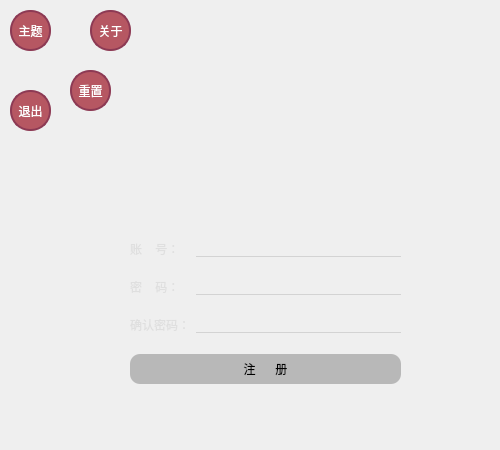
<?xml version="1.0" encoding="UTF-8"?>
<ui version="4.0">
 <class>Form</class>
 <widget class="QWidget" name="Form">
  <property name="geometry">
   <rect>
    <x>0</x>
    <y>0</y>
    <width>500</width>
    <height>450</height>
   </rect>
  </property>
  <property name="minimumSize">
   <size>
    <width>500</width>
    <height>450</height>
   </size>
  </property>
  <property name="maximumSize">
   <size>
    <width>500</width>
    <height>450</height>
   </size>
  </property>
  <property name="windowTitle">
   <string>Form</string>
  </property>
  <property name="styleSheet">
   <string notr="true">QWidget#Form{
	border-image:url(:/register/images/register_background.jpg);
}</string>
  </property>
  <widget class="QPushButton" name="main_menue_btn">
   <property name="geometry">
    <rect>
     <x>10</x>
     <y>10</y>
     <width>41</width>
     <height>41</height>
    </rect>
   </property>
   <property name="styleSheet">
    <string notr="true">QPushButton{
	border-radius: 20px;
	background-color: rgb(182, 87, 98);
	border: 2px solid rgb(141, 58, 84);
	color: white
}
QPushButton:hover{
	border: 4px solid rgb(255, 214, 173);
}
QPushButton:checked{
	background-color:rgb(255, 214, 173);
}</string>
   </property>
   <property name="text">
    <string>主题</string>
   </property>
   <property name="checkable">
    <bool>true</bool>
   </property>
  </widget>
  <widget class="QPushButton" name="exit_menue_btn">
   <property name="geometry">
    <rect>
     <x>10</x>
     <y>90</y>
     <width>41</width>
     <height>41</height>
    </rect>
   </property>
   <property name="styleSheet">
    <string notr="true">QPushButton{
	border-radius: 20px;
	background-color: rgb(182, 87, 98);
	border: 2px solid rgb(141, 58, 84);
	color: white
}
QPushButton:hover{
	border: 4px solid rgb(255, 214, 173);
}
QPushButton:checked{
	background-color:rgb(255, 214, 173);
}</string>
   </property>
   <property name="text">
    <string>退出</string>
   </property>
   <property name="checkable">
    <bool>false</bool>
   </property>
  </widget>
  <widget class="QPushButton" name="reset_menue_btn">
   <property name="geometry">
    <rect>
     <x>70</x>
     <y>70</y>
     <width>41</width>
     <height>41</height>
    </rect>
   </property>
   <property name="styleSheet">
    <string notr="true">QPushButton{
	border-radius: 20px;
	background-color: rgb(182, 87, 98);
	border: 2px solid rgb(141, 58, 84);
	color: white
}
QPushButton:hover{
	border: 4px solid rgb(255, 214, 173);
}
QPushButton:checked{
	background-color:rgb(255, 214, 173);
}</string>
   </property>
   <property name="text">
    <string>重置</string>
   </property>
   <property name="checkable">
    <bool>false</bool>
   </property>
  </widget>
  <widget class="QPushButton" name="about_menue_btn">
   <property name="geometry">
    <rect>
     <x>90</x>
     <y>10</y>
     <width>41</width>
     <height>41</height>
    </rect>
   </property>
   <property name="styleSheet">
    <string notr="true">QPushButton{
	border-radius: 20px;
	background-color: rgb(182, 87, 98);
	border: 2px solid rgb(141, 58, 84);
	color: white
}
QPushButton:hover{
	border: 4px solid rgb(255, 214, 173);
}
QPushButton:checked{
	background-color:rgb(255, 214, 173);
}</string>
   </property>
   <property name="text">
    <string>关于</string>
   </property>
   <property name="checkable">
    <bool>false</bool>
   </property>
  </widget>
  <widget class="QWidget" name="layoutWidget">
   <property name="geometry">
    <rect>
     <x>130</x>
     <y>240</y>
     <width>271</width>
     <height>346</height>
    </rect>
   </property>
   <property name="styleSheet">
    <string>color: rgb(223, 223, 223);
font: 12pt &quot;楷体&quot;;</string>
   </property>
   <layout class="QFormLayout" name="formLayout">
    <property name="verticalSpacing">
     <number>20</number>
    </property>
    <item row="0" column="0">
     <widget class="QLabel" name="label">
      <property name="styleSheet">
       <string notr="true">color: rgb(223, 223, 223);
font: 12pt &quot;楷体&quot;;</string>
      </property>
      <property name="text">
       <string>账    号：</string>
      </property>
     </widget>
    </item>
    <item row="0" column="1">
     <widget class="QLineEdit" name="account_le">
      <property name="styleSheet">
       <string notr="true">background-color: transparent;
border:none;
border-bottom: 1px solid lightgray;</string>
      </property>
      <property name="clearButtonEnabled">
       <bool>true</bool>
      </property>
     </widget>
    </item>
    <item row="1" column="0">
     <widget class="QLabel" name="label_2">
      <property name="styleSheet">
       <string notr="true">color: rgb(223, 223, 223);
font: 12pt &quot;楷体&quot;;</string>
      </property>
      <property name="text">
       <string>密    码：</string>
      </property>
     </widget>
    </item>
    <item row="1" column="1">
     <widget class="QLineEdit" name="password_le">
      <property name="styleSheet">
       <string notr="true">background-color: transparent;
border:none;
border-bottom: 1px solid lightgray;</string>
      </property>
      <property name="clearButtonEnabled">
       <bool>true</bool>
      </property>
     </widget>
    </item>
    <item row="2" column="0">
     <widget class="QLabel" name="label_3">
      <property name="styleSheet">
       <string notr="true">color: rgb(223, 223, 223);
font: 12pt &quot;楷体&quot;;</string>
      </property>
      <property name="text">
       <string>确认密码：</string>
      </property>
     </widget>
    </item>
    <item row="2" column="1">
     <widget class="QLineEdit" name="confirm_pwd_le">
      <property name="styleSheet">
       <string notr="true">background-color: transparent;
border:none;
border-bottom: 1px solid lightgray;</string>
      </property>
      <property name="clearButtonEnabled">
       <bool>true</bool>
      </property>
     </widget>
    </item>
    <item row="3" column="0" colspan="2">
     <widget class="QPushButton" name="register_btn">
      <property name="enabled">
       <bool>false</bool>
      </property>
      <property name="sizePolicy">
       <sizepolicy hsizetype="Minimum" vsizetype="Fixed">
        <horstretch>0</horstretch>
        <verstretch>0</verstretch>
       </sizepolicy>
      </property>
      <property name="minimumSize">
       <size>
        <width>0</width>
        <height>30</height>
       </size>
      </property>
      <property name="styleSheet">
       <string notr="true">
QPushButton{
	background-color: rgb(247, 164, 123);
	color:rgb(0, 0, 0);
	border-radius:10px;
}
QPushButton:hover{
	background-color: rgb(234, 156, 116);
}
QPushButton:pressed{
	background-color: rgb(202, 134, 100);
}
QPushButton:disabled{
	background-color: rgb(184, 184, 184);
}</string>
      </property>
      <property name="text">
       <string>注      册</string>
      </property>
     </widget>
    </item>
   </layout>
  </widget>
  <widget class="QLabel" name="label_hint">
   <property name="geometry">
    <rect>
     <x>220</x>
     <y>200</y>
     <width>72</width>
     <height>15</height>
    </rect>
   </property>
   <property name="styleSheet">
    <string notr="true">color: rgb(255, 0, 0);</string>
   </property>
   <property name="text">
    <string/>
   </property>
  </widget>
  <zorder>layoutWidget</zorder>
  <zorder>exit_menue_btn</zorder>
  <zorder>reset_menue_btn</zorder>
  <zorder>about_menue_btn</zorder>
  <zorder>main_menue_btn</zorder>
  <zorder>label_hint</zorder>
 </widget>
 <resources>
  <include location="../images.qrc"/>
 </resources>
 <connections>
  <connection>
   <sender>main_menue_btn</sender>
   <signal>clicked(bool)</signal>
   <receiver>Form</receiver>
   <slot>show_hide_menue()</slot>
   <hints>
    <hint type="sourcelabel">
     <x>30</x>
     <y>28</y>
    </hint>
    <hint type="destinationlabel">
     <x>-53</x>
     <y>45</y>
    </hint>
   </hints>
  </connection>
  <connection>
   <sender>about_menue_btn</sender>
   <signal>clicked()</signal>
   <receiver>Form</receiver>
   <slot>about()</slot>
   <hints>
    <hint type="sourcelabel">
     <x>118</x>
     <y>29</y>
    </hint>
    <hint type="destinationlabel">
     <x>-44</x>
     <y>159</y>
    </hint>
   </hints>
  </connection>
  <connection>
   <sender>reset_menue_btn</sender>
   <signal>clicked()</signal>
   <receiver>Form</receiver>
   <slot>reset()</slot>
   <hints>
    <hint type="sourcelabel">
     <x>89</x>
     <y>107</y>
    </hint>
    <hint type="destinationlabel">
     <x>-48</x>
     <y>194</y>
    </hint>
   </hints>
  </connection>
  <connection>
   <sender>exit_menue_btn</sender>
   <signal>clicked()</signal>
   <receiver>Form</receiver>
   <slot>exit_pane()</slot>
   <hints>
    <hint type="sourcelabel">
     <x>34</x>
     <y>105</y>
    </hint>
    <hint type="destinationlabel">
     <x>-23</x>
     <y>223</y>
    </hint>
   </hints>
  </connection>
  <connection>
   <sender>register_btn</sender>
   <signal>clicked()</signal>
   <receiver>Form</receiver>
   <slot>check_register()</slot>
   <hints>
    <hint type="sourcelabel">
     <x>197</x>
     <y>394</y>
    </hint>
    <hint type="destinationlabel">
     <x>84</x>
     <y>415</y>
    </hint>
   </hints>
  </connection>
  <connection>
   <sender>account_le</sender>
   <signal>textChanged(QString)</signal>
   <receiver>Form</receiver>
   <slot>enable_register_btn()</slot>
   <hints>
    <hint type="sourcelabel">
     <x>333</x>
     <y>252</y>
    </hint>
    <hint type="destinationlabel">
     <x>625</x>
     <y>245</y>
    </hint>
   </hints>
  </connection>
  <connection>
   <sender>password_le</sender>
   <signal>textChanged(QString)</signal>
   <receiver>Form</receiver>
   <slot>enable_register_btn()</slot>
   <hints>
    <hint type="sourcelabel">
     <x>381</x>
     <y>291</y>
    </hint>
    <hint type="destinationlabel">
     <x>594</x>
     <y>297</y>
    </hint>
   </hints>
  </connection>
  <connection>
   <sender>confirm_pwd_le</sender>
   <signal>textChanged(QString)</signal>
   <receiver>Form</receiver>
   <slot>enable_register_btn()</slot>
   <hints>
    <hint type="sourcelabel">
     <x>386</x>
     <y>340</y>
    </hint>
    <hint type="destinationlabel">
     <x>545</x>
     <y>341</y>
    </hint>
   </hints>
  </connection>
 </connections>
 <slots>
  <slot>show_hide_menue()</slot>
  <slot>about()</slot>
  <slot>reset()</slot>
  <slot>exit_pane()</slot>
  <slot>check_register()</slot>
  <slot>enable_register_btn()</slot>
 </slots>
</ui>
